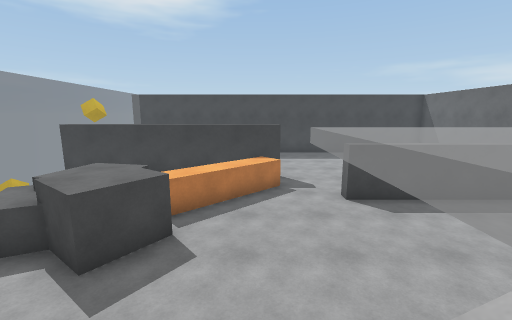
view 1 (above)

16 first-person views from a walk through a Unity game level. The camera is 1.4 m above the floor, tilts 10° down and sees 90° across. The floor is counted in squares, 1 m on a side. Each view is taken from the middle of a square. On the plan, view 1 faces up. The plan holds only what a view shows up to about 13 squares ahead; the rest is blank. The place goes on beyond the plan. Some animated figures are not drawn.

view 2
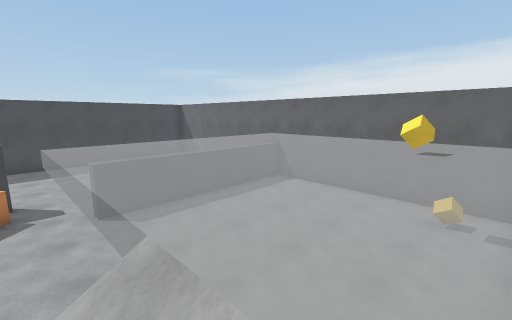

view 3
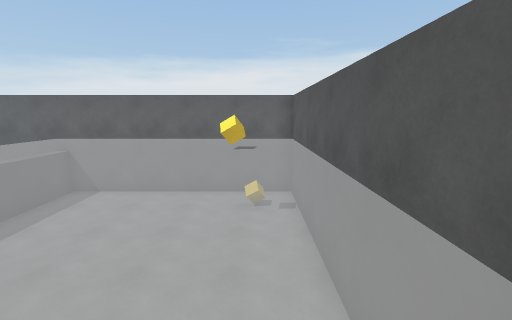

view 4
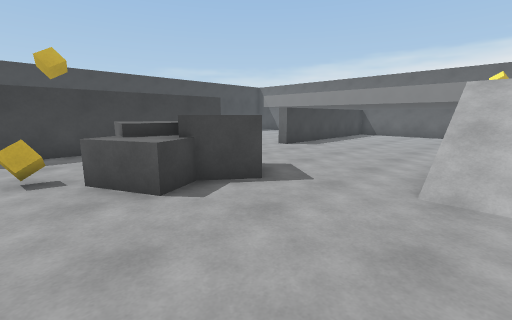

view 5
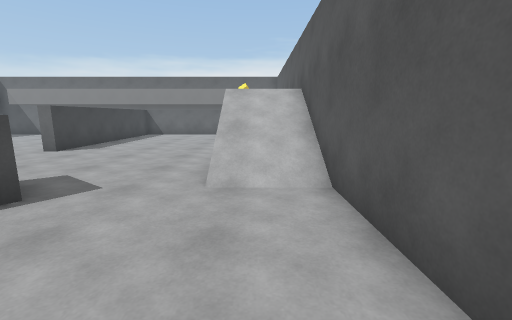

view 6
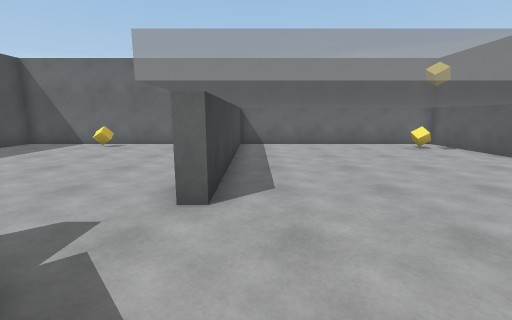

view 7
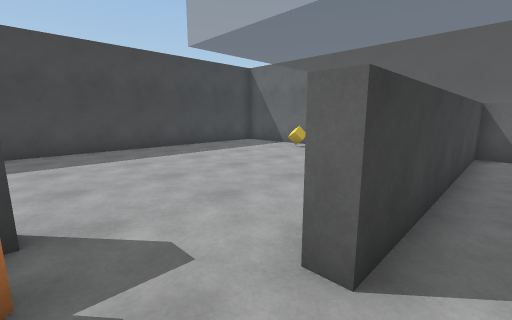

view 8
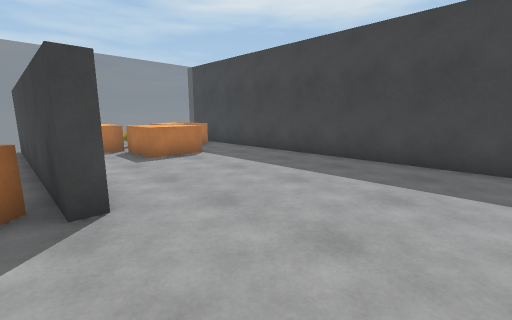

view 9
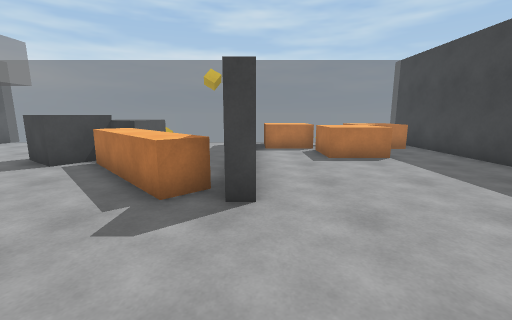

view 10
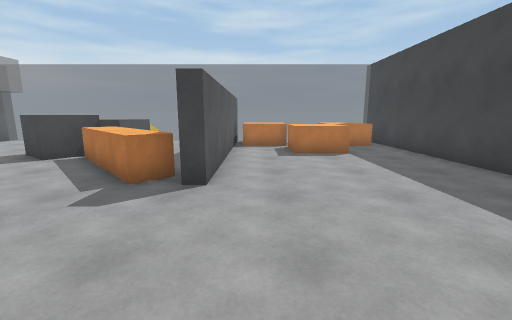

view 11
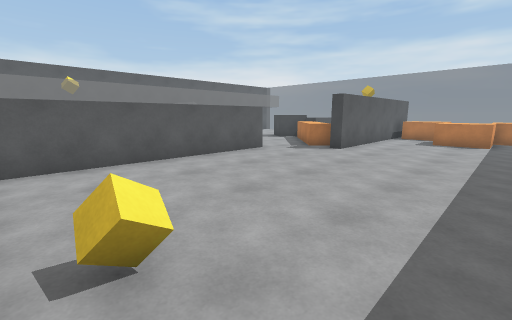

view 12
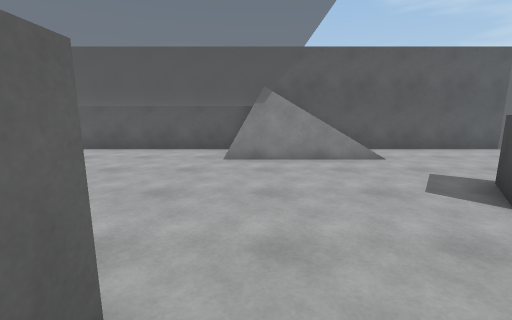

view 13
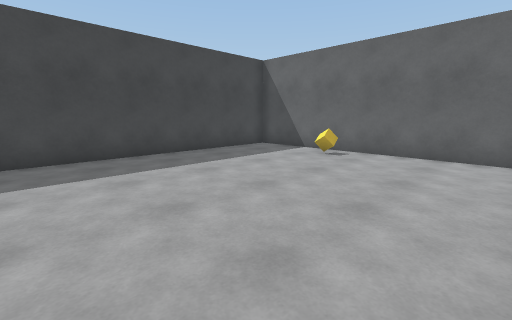

view 14
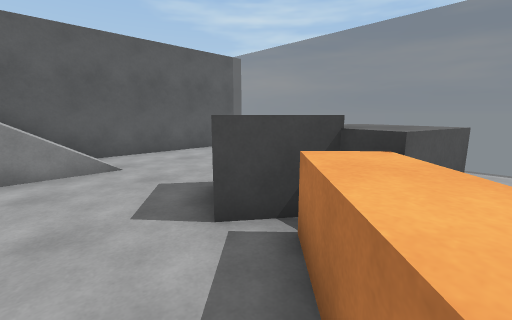

view 15
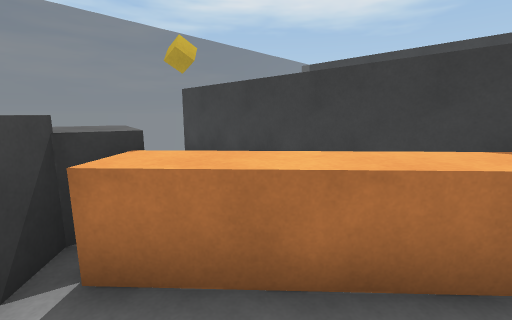

view 16
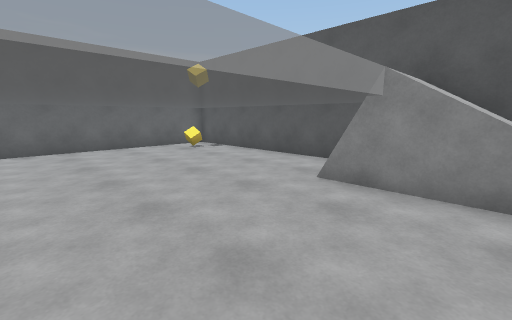

### Floor plan
Key: @ floor where view 1 was taken; # wall or solid block; . main floor; : floor 2.25 m higher than the main floor; / step, stairs or slope; = window, fence, low wall or low ledge; ^ raised ledge; C cube; B grey block; R orange block; O other object.
Columns run from 8 left of view 1 to 12 right of it. Each row starts with its distance up from view 1.
 18 #####################
 17  RR.................#
 16  RR.................#
 15  RRRRR..............#
 14  O RRR............C.#
 13 #RR.................#
 12 #RR.................#
 11 #########...........#
 10  .......^...........#
  9  ......^^=..........#
  8  ..   ^^...##########
  7  C.BB#^.............#
  6  .BBBB..............#
  5  ..BBBB.............#
  4  ..B.B..............#
  3  ...................#
  2  ...................#
  1   ....//////........#
  0  .....//@/:/......C.#
 -1  .....////:/........#
 -2 #####################

Where each view was taken, in squares from view 1:
view 1: 0 up, 0 right, facing up
view 2: 1 down, 1 right, facing up-right
view 3: 0 up, 1 right, facing right
view 4: 0 up, 7 left, facing up-right
view 5: 0 up, 7 left, facing right
view 6: 7 up, 1 left, facing right
view 7: 7 up, 1 right, facing up-right
view 8: 10 up, 5 right, facing up-left
view 9: 11 up, 5 right, facing left
view 10: 12 up, 6 right, facing left
view 11: 16 up, 11 right, facing down-left
view 12: 9 up, 2 right, facing down
view 13: 9 up, 2 right, facing up-right
view 14: 8 up, 0 right, facing down-left
view 15: 6 up, 0 right, facing up-left
view 16: 6 up, 0 right, facing down-right
